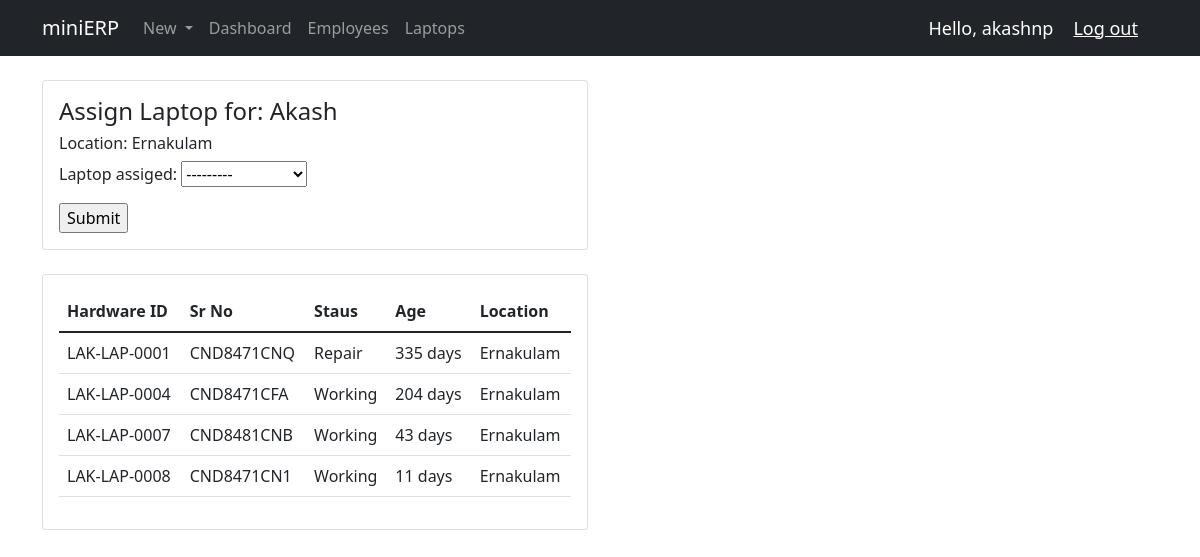
/onbrd_hw_assign (signed in), run on an earlier commit of the app's database.
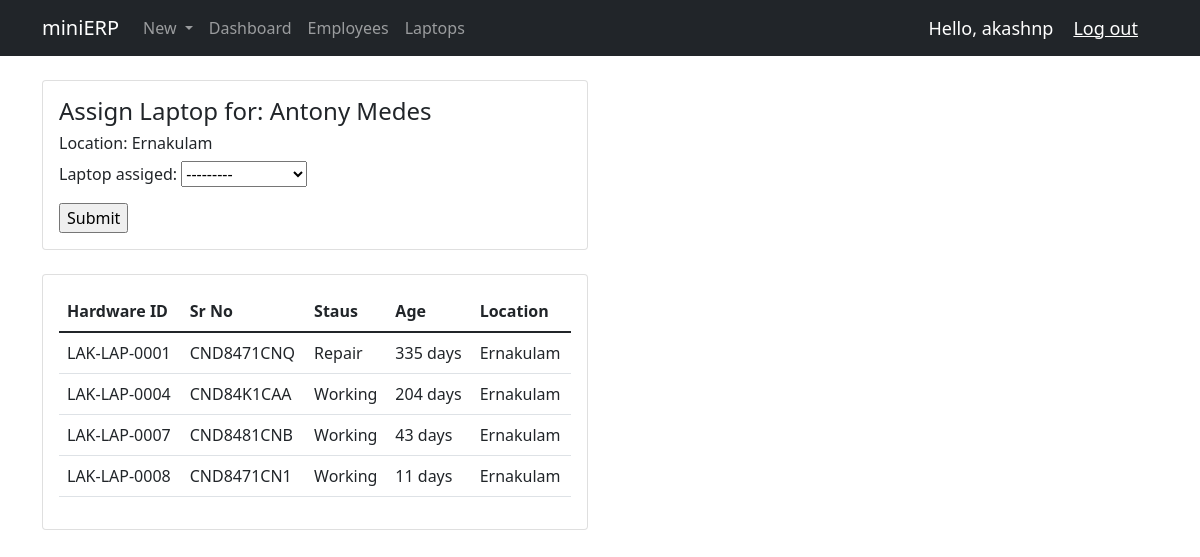
And on a later commit of the database.
### hardware/models.py (models this page shows, shortened)
class Employee(models.Model):
    EMPLOYEE_STATUS = (
        ('Active', 'Active'),
        ('InActive', 'Inactive'),
    )
    user = models.OneToOneField(User, null=True, on_delete=models.CASCADE)
    emp_id = models.AutoField(primary_key=True, editable=False)
    lk_emp_id = models.CharField(null=True, blank=True, max_length=8)
    dept_id = models.ForeignKey(Department, null=True, on_delete=models.SET_NULL)
    desig_id = models.ForeignKey(Designation, null=True, on_delete=models.SET_NULL)
    laptop_assiged = models.ForeignKey(Laptop, null=True, blank=True, on_delete=models.SET_NULL)
    profilePic = models.ImageField(null=True, blank=True)
    emp_name = models.CharField(max_length=100, null=True)
    emp_email = models.CharField(max_length=100, null=True)
    emp_phone = models.IntegerField(null=True)
    emp_status = models.CharField(max_length=10, null=True, choices=EMPLOYEE_STATUS)
    loc_id = models.ForeignKey(Location, null=True, blank=False, on_delete=models.SET_NULL)
    emp_date_joined = models.DateField
    emp_date_exited = models.DateField
    emp_date_created = models.DateField(auto_now_add=True)
    history = HistoricalRecords()

class Location(models.Model):
    location_id = models.AutoField(primary_key=True, editable=False)
    location = models.CharField(max_length=20, null=True)
    def __str__(self):
        return self.location

class Laptop(models.Model):
    LAPTOP_STATUSES = (
        ('Working', 'Working'),
        ('Repair', 'Repair'),
        ('Replace', 'Replace'),
    )
    id = models.AutoField(primary_key=True, editable=False)
    hardware_id = models.CharField(max_length=50, null=True, default=None, blank=True, unique=True)
    laptop_sr_no = models.CharField(max_length=100, unique=True)
    brand = models.ForeignKey(LaptopBrand, null=True, on_delete=models.SET_NULL)
    model = models.ForeignKey(LaptopModel, null=True, on_delete=models.SET_NULL)
    media = models.ForeignKey(LaptopMedia, null=True, on_delete=models.SET_NULL)
    laptop_status = models.CharField(max_length=20, null=True, choices=LAPTOP_STATUSES)
    laptop_location = models.ForeignKey(Location, null=True, blank=False, on_delete=models.SET_NULL)
    laptop_date_purchased = models.DateField(null=True)
    laptop_date_sold = models.DateField(null=True, blank=True)
    laptop_date_created = models.DateField(auto_now_add=True)
    history = HistoricalRecords()
    def __str__(self):
        return self.hardware_id
    @property
    def laptop_age(self):
        today = date.today()
        age = today - self.laptop_date_purchased
        age_stripped = str(age).split(",", 1)[0]
        return age_stripped

### hardware/decorators.py (the view)
        def wrapper_func(request, *args, **kwargs):
            group = None
            if request.user.groups.exists():
                group = request.user.groups.all()[0].name
            if group in allowed_roles:
                return view_func(request, *args, **kwargs)
            else:
                return HttpResponse("You are not authorized to view this page!")

### hardware/forms.py
class LaptopAssignmentForm(ModelForm):
    class Meta:
        model = Employee
        fields = ['laptop_assiged',]
    def __init__(self, *args, **kwargs):
        super().__init__(*args, **kwargs)
        added_emp = Employee.objects.last()
        self.fields['laptop_assiged'].queryset = Laptop.objects.filter(laptop_location=added_emp.loc_id, employee__laptop_assiged__isnull=True)

### hardware/views.py (called while the page is built)
@login_required(login_url='login')
@allowed_users(allowed_roles=['admin'])
def onbrd_hw_assign(request):
    form = LaptopAssignmentForm()
    latest_emp = Employee.objects.last()
    free_laptops = Laptop.objects.filter(laptop_location=latest_emp.loc_id)
    if request.method == "POST":
        form = LaptopAssignmentForm(request.POST, instance=latest_emp)
        if form.is_valid():
            form.save()
            messages.success(request, f"{latest_emp.emp_name} onboarded succesfully!")
            return redirect('employee', latest_emp.emp_id)
    context = {'form':form, 'latest_emp':latest_emp, 'free_laptops':free_laptops}
    return render(request, 'hardware/onbrd_hw_assign.html', context)

### hardware/templates/hardware/onbrd_hw_assign.html (shortened to what this page needs)
{% extends 'hardware/main.html' %}
{% block content %}
<div class="container">
    <div class="row">
        <div class="col-md-6">
            <div class="card card-body">
                <h4>Assign Laptop for: {{latest_emp.emp_name}}</h4>
                <h6>Location: {{latest_emp.loc_id}}</h6>
                <form action="" type="submit" method="POST" name="submit">
                    {{form.as_p}}
                    <input type="submit" name="Submit">
                </form>
    </div>
    <br>
    <div class="row">
        <div class="col">
            <div class="card card-body">
                <table class="table table-stripped">
                    <thead>
                    <tr>
                        <th scope="col">Hardware ID</th>
                        <th scope="col">Sr No</th>
                        <th scope="col">Staus</th>
                        <th scope="col">Age</th>
                        <th scope="col">Location</th>
                    </tr>
                    </thead>
                    <tbody>
                        {% for lap in free_laptops %}
                            <tr>
                                <td>{{lap.hardware_id}}</td>
                                <td>{{lap.laptop_sr_no}}</td>
                                <td>{{lap.laptop_status}}</td>
                                <td>{{lap.laptop_age}}</td>
                                <td>{{lap.laptop_location}}</td>
                            </tr>
                        {% endfor %}
                    </tbody>
                </table>
    </div>
</div>
{% endblock %}

What changed in the data, as far as the page shows it:
removed Employee: emp_name "Akash", loc_id "Ernakulam"
added Employee: emp_name "Antony Medes", loc_id "Ernakulam"
changed Laptop "LAK-LAP-0004": laptop_sr_no "CND8471CFA" → "CND84K1CAA"
